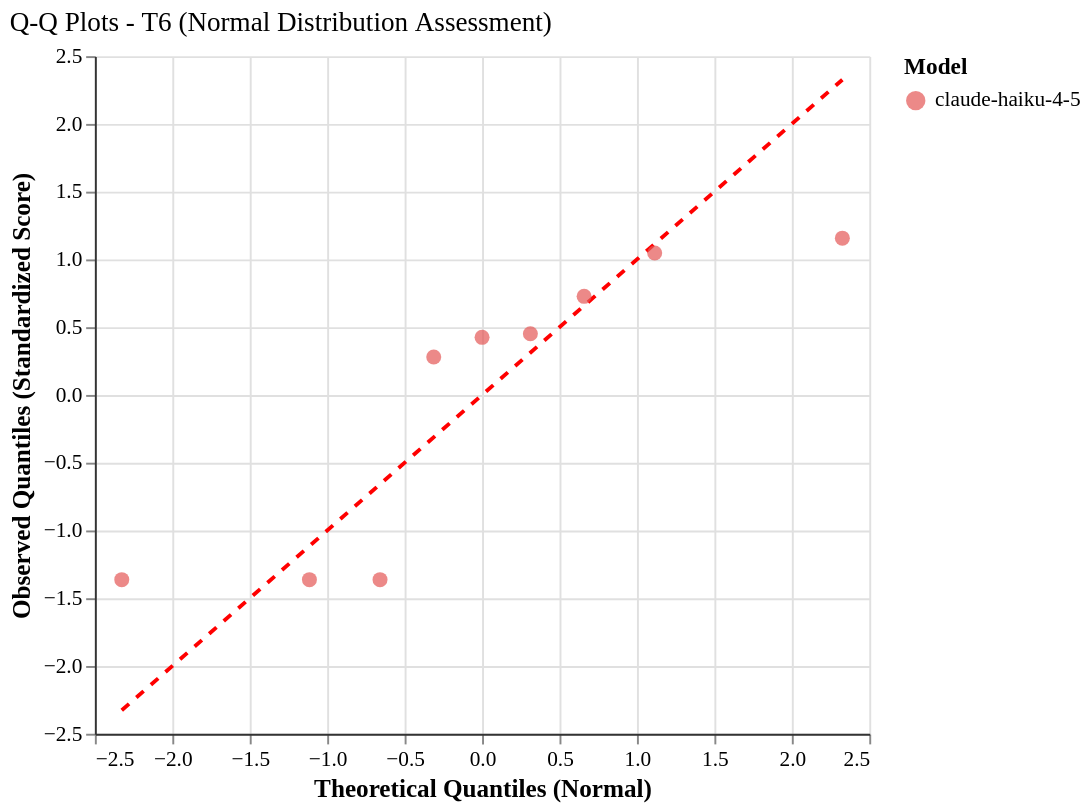

Describe this chart as a Vega-Lite specification.
### Vega-Lite specification from a JSON file in a GitHub repository (floating-point values rounded to 4 significant figures)
{"config": {"font": "serif", "axis": {"labelFontSize": 11, "titleFontSize": 13, "gridColor": "#e0e0e0", "domainColor": "#333333"}, "legend": {"labelFontSize": 11, "titleFontSize": 12}, "title": {"fontSize": 14, "anchor": "start", "fontWeight": "normal"}, "view": {"stroke": null, "continuousWidth": 400, "continuousHeight": 300, "strokeWidth": 0}, "mark": {"tooltip": true}}, "layer": [{"data": {"name": "data-8d5cec4a547837c7231cc67074c9ed0f"}, "mark": {"type": "line", "color": "red", "strokeDash": [5, 5], "strokeWidth": 2}, "encoding": {"x": {"field": "theoretical_quantile", "type": "quantitative"}, "y": {"field": "observed_quantile", "type": "quantitative"}}}, {"data": {"name": "data-301d399ba16376c3bfde1538b4771896"}, "mark": {"type": "circle", "opacity": 0.7, "size": 60}, "encoding": {"color": {"field": "agent_model", "scale": {"domain": ["claude-haiku-4-5"], "range": ["#E45756"]}, "title": "Model", "type": "nominal"}, "tooltip": [{"field": "agent_model", "title": "Model", "type": "nominal"}, {"field": "tier", "title": "Tier", "type": "ordinal"}, {"field": "theoretical_quantile", "format": ".2f", "title": "Theoretical Q", "type": "quantitative"}, {"field": "observed_quantile", "format": ".2f", "title": "Observed Q", "type": "quantitative"}, {"field": "original_score", "format": ".3f", "title": "Original Score", "type": "quantitative"}], "x": {"field": "theoretical_quantile", "scale": {"zero": false}, "title": "Theoretical Quantiles (Normal)", "type": "quantitative"}, "y": {"field": "observed_quantile", "scale": {"zero": false}, "title": "Observed Quantiles (Standardized Score)", "type": "quantitative"}}}], "height": 350, "title": "Q-Q Plots - T6 (Normal Distribution Assessment)", "width": 400, "$schema": "https://vega.github.io/schema/vega-lite/v6.1.0.json", "datasets": {"data-8d5cec4a547837c7231cc67074c9ed0f": [{"theoretical_quantile": -2.326, "observed_quantile": -2.326}, {"theoretical_quantile": 2.326, "observed_quantile": 2.326}], "data-301d399ba16376c3bfde1538b4771896": [{"agent_model": "claude-haiku-4-5", "tier": "T6", "theoretical_quantile": -2.326, "observed_quantile": -1.363, "original_score": 0.0}, {"agent_model": "claude-haiku-4-5", "tier": "T6", "theoretical_quantile": -1.115, "observed_quantile": -1.363, "original_score": 0.0}, {"agent_model": "claude-haiku-4-5", "tier": "T6", "theoretical_quantile": -0.6588, "observed_quantile": -1.363, "original_score": 0.0}, {"agent_model": "claude-haiku-4-5", "tier": "T6", "theoretical_quantile": -0.3121, "observed_quantile": 0.2805, "original_score": 0.625}, {"agent_model": "claude-haiku-4-5", "tier": "T6", "theoretical_quantile": 0.0, "observed_quantile": 0.4251, "original_score": 0.68}, {"agent_model": "claude-haiku-4-5", "tier": "T6", "theoretical_quantile": 0.3121, "observed_quantile": 0.4514, "original_score": 0.69}, {"agent_model": "claude-haiku-4-5", "tier": "T6", "theoretical_quantile": 0.6588, "observed_quantile": 0.7275, "original_score": 0.795}, {"agent_model": "claude-haiku-4-5", "tier": "T6", "theoretical_quantile": 1.115, "observed_quantile": 1.047, "original_score": 0.9167}, {"agent_model": "claude-haiku-4-5", "tier": "T6", "theoretical_quantile": 2.326, "observed_quantile": 1.157, "original_score": 0.9583}]}}
